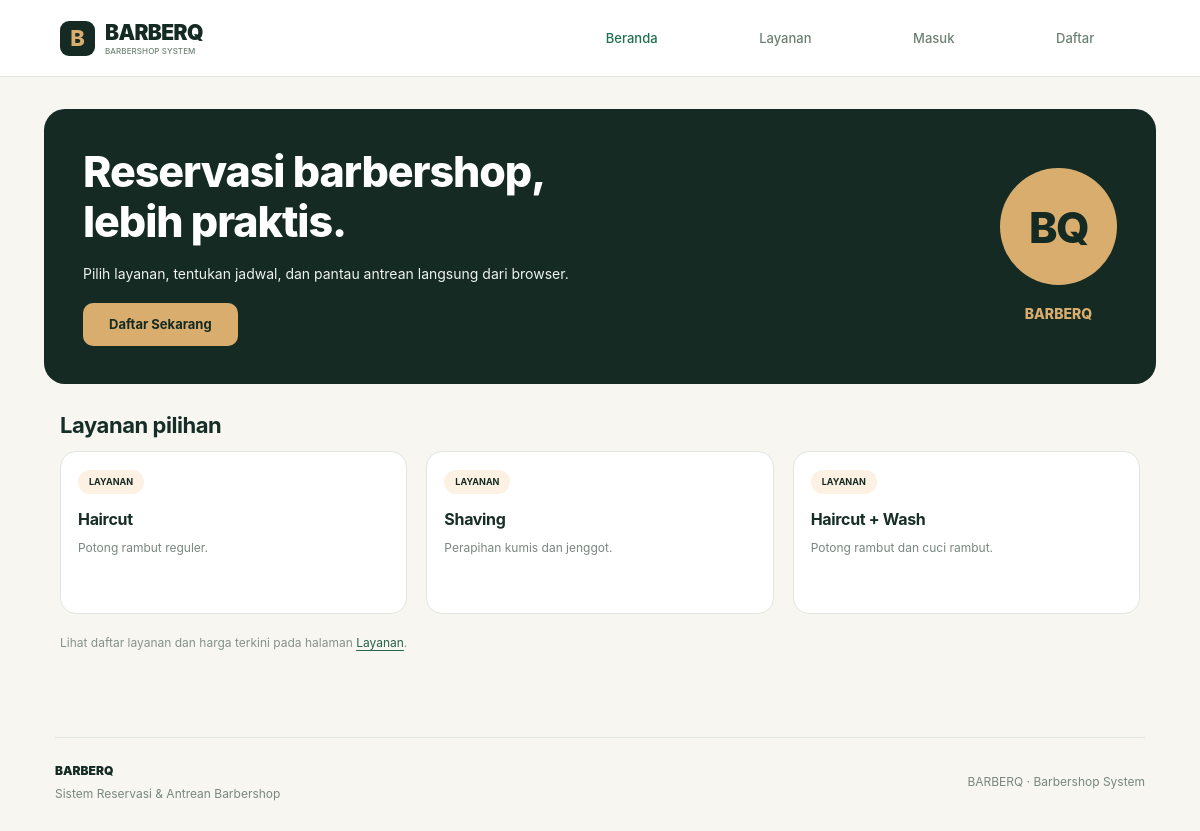
The page / on the database its author committed.
### tables this page shows
CREATE TABLE services (
  id INT UNSIGNED AUTO_INCREMENT PRIMARY KEY,
  name VARCHAR(120) NOT NULL,
  description TEXT NULL,
  price INT UNSIGNED NOT NULL DEFAULT 0,
  active TINYINT(1) NOT NULL DEFAULT 1,
  created_at TIMESTAMP NOT NULL DEFAULT CURRENT_TIMESTAMP,
  updated_at TIMESTAMP NOT NULL DEFAULT CURRENT_TIMESTAMP ON UPDATE CURRENT_TIMESTAMP
);

### index.php (the view, shortened to what this page needs)
<?php
require __DIR__.'/includes/bootstrap.php';
$user=current_user();
$featured=[];
if(in_array('mysql',PDO::getAvailableDrivers(),true)){
    $featured=db()->query("SELECT name,description FROM services WHERE active=1 ORDER BY CASE name WHEN 'Haircut' THEN 0 WHEN 'Shaving' THEN 1 WHEN 'Haircut + Wash' THEN 2 ELSE 3 END, id LIMIT 3")->fetchAll();
}
?>
<section class="figma-hero" aria-labelledby="hero-heading">
  <div class="figma-hero-copy">
    <h1 id="hero-heading">Reservasi barbershop,<br>lebih praktis.</h1>
    <p>Pilih layanan, tentukan jadwal, dan pantau antrean langsung dari browser.</p>
    <?php if (!$user): ?>
      <a class="btn gold" href="<?= e(app_url('register.php')) ?>">Daftar Sekarang</a>
    <?php elseif ($user['role']==='admin'): ?>
      <a class="btn gold" href="<?= e(app_url('admin/dashboard.php')) ?>">Buka Dashboard</a>
    <?php else: ?>
      <a class="btn gold" href="<?= e(app_url('pelanggan/reservasi.php')) ?>">Buat Reservasi</a>
    <?php endif; ?>
  </div>
  <div class="figma-hero-logo" aria-hidden="true"><div>BQ</div><span>BARBERQ</span></div>
</section>
<section class="figma-home-services" aria-labelledby="services-heading">
  <h2 id="services-heading">Layanan pilihan</h2>
  <?php if($featured): ?>
  <div class="figma-home-grid">
    <?php foreach($featured as $service): ?>
    <a class="figma-home-service" href="<?= e(app_url('services.php')) ?>"><span class="figma-chip">LAYANAN</span><h3><?= e($service['name']) ?></h3><p><?= e($service['description']?:'Pilih layanan yang sesuai kebutuhan.') ?></p></a>
    <?php endforeach; ?>
  </div>
  <?php else: ?>
    <div class="figma-home-empty">Layanan akan ditampilkan ketika layanan aktif sudah tersedia.</div>
  <?php endif; ?>
  <p class="figma-service-disclaimer">Lihat daftar layanan dan harga terkini pada halaman <a href="<?= e(app_url('services.php')) ?>">Layanan</a>.</p>
</section>

### assets/css/style.css (style rules this page uses)
:root { --bg:#f5f5f0;--paper:#fff;--paper2:#fbfbf8;--forest:#152823;--forest2:#23443a;--ink:#1d2925;--muted:#738078;--line:#e4e8e2;--gold:#d9ad70;--gold-light:#fbf1e2;--green:#2b7059;--ok:#287152;--ok-bg:#e4f4ea;--warn:#946019;--warn-bg:#fbf1dc;--danger:#b64c48;--danger-bg:#fff0ee;--shadow:0 14px 44px rgba(27,44,35,.055);--soft-shadow:0 4px 16px rgba(27,44,35,.035);--radius:20px }
*,*::before,*::after { box-sizing:border-box }
html { scroll-behavior:smooth;-webkit-text-size-adjust:100% }
body { margin:0;background:var(--bg);color:var(--ink);font-family:ui-sans-serif,system-ui,-apple-system,"Segoe UI",Arial,sans-serif;font-size:15px;line-height:1.58;min-width:320px }
a { color:inherit;text-underline-offset:3px }
h1,h2,h3,p { overflow-wrap:break-word }
h1,h2,h3 { line-height:1.2;letter-spacing:-.03em }
h1 { font-size:clamp(2rem,3.6vw,3.25rem) }
h2 { font-size:clamp(1.35rem,2.3vw,1.85rem) }
h3 { font-size:1.05rem }
.btn { border:1px solid transparent;background:var(--forest);color:#fff;display:inline-flex;align-items:center;justify-content:center;gap:9px;padding:13px 19px;border-radius:11px;text-decoration:none;font-weight:765;font-size:13px;line-height:1.35;min-height:46px;max-width:100%;box-shadow:0 6px 17px rgba(21,40,35,.1);transition:transform .18s,background .18s,box-shadow .18s }
.btn.gold { background:var(--gold);color:#162922;box-shadow:none }

### assets/css/figma.css (style rules this page uses)
:root { --bg:#f7f6f1; --paper:#fff; --forest:#142a23; --forest2:#23473b; --ink:#172d27; --muted:#78877f; --line:#e0e6df; --gold:#d8ad6e; --gold-light:#fcf1e2; --green:#28634f; --soft-shadow:none; --shadow:none; --radius:16px; }
body { background:var(--bg);color:var(--ink);font-family:Inter,ui-sans-serif,system-ui,-apple-system,"Segoe UI",Arial,sans-serif;line-height:1.55 }
.btn { box-shadow:none;border-radius:10px;background:var(--forest);font-size:13px;font-weight:680;min-height:42px;padding:10px 18px }
.btn.gold { background:var(--gold);color:var(--forest) }
.figma-chip { display:inline-flex;align-items:center;justify-content:center;background:var(--gold-light);color:var(--forest);font-size:10px;font-weight:750;border-radius:22px;line-height:1.15;padding:9px 16px;min-width:73px;white-space:nowrap }
.figma-hero { display:flex;justify-content:space-between;align-items:center;gap:30px;min-height:275px;background:var(--forest);border-radius:21px;color:#fff;padding:38px 39px }
.figma-hero h1 { font-size:clamp(31px,4vw,43px);line-height:1.16;letter-spacing:-.025em;margin:0 0 17px;max-width:620px;font-weight:760 }
.figma-hero p { font-size:14px;max-width:500px;line-height:1.48;margin:0 0 19px;color:#eff3ef }
.figma-hero .btn { font-size:13px;min-height:43px;padding:10px 25px }
.figma-hero-logo { flex:none;display:flex;align-items:center;flex-direction:column;gap:18px;font-size:14px;font-weight:800;color:var(--gold) }
.figma-hero-logo>div { width:117px;height:117px;border-radius:100%;background:var(--gold);color:var(--forest);display:grid;place-items:center;font-size:43px;font-weight:850;letter-spacing:-.04em }
.figma-home-services { margin:28px 16px 0 }
.figma-home-services h2 { font-size:22px;letter-spacing:-.02em;margin:0 0 12px }
.figma-home-grid { display:grid;grid-template-columns:repeat(3,minmax(0,1fr));gap:19px }
.figma-home-service { display:block;text-decoration:none;background:#fff;border:1px solid var(--line);border-radius:16px;padding:16px 17px 21px;min-height:163px;transition:border-color .2s,transform .2s }
.figma-home-service .figma-chip { padding:7px 11px;min-width:0;font-size:9px }
.figma-home-service h3 { font-size:16px;letter-spacing:-.02em;margin:16px 0 10px }
.figma-home-service p { font-size:12px;line-height:1.45;color:var(--muted);margin:0 }
.figma-service-disclaimer { font-size:12px;color:#85938c;margin:20px 0 0 }
.figma-service-disclaimer a { color:var(--green) }

### rows shown on the page
services: name "Haircut", description "Potong rambut reguler."
services: name "Shaving", description "Perapihan kumis dan jenggot."
services: name "Haircut + Wash", description "Potong rambut dan cuci rambut."

### other values the page prints
$label "Beranda Layanan Masuk Daftar"
